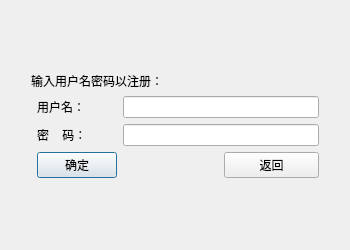
<?xml version="1.0" encoding="UTF-8"?>
<ui version="4.0">
 <class>RegistDialog</class>
 <widget class="QDialog" name="RegistDialog">
  <property name="geometry">
   <rect>
    <x>0</x>
    <y>0</y>
    <width>350</width>
    <height>250</height>
   </rect>
  </property>
  <property name="minimumSize">
   <size>
    <width>350</width>
    <height>250</height>
   </size>
  </property>
  <property name="maximumSize">
   <size>
    <width>350</width>
    <height>250</height>
   </size>
  </property>
  <property name="sizeIncrement">
   <size>
    <width>350</width>
    <height>250</height>
   </size>
  </property>
  <property name="baseSize">
   <size>
    <width>350</width>
    <height>250</height>
   </size>
  </property>
  <property name="windowTitle">
   <string>注册</string>
  </property>
  <layout class="QGridLayout" name="gridLayout">
   <item row="1" column="0">
    <layout class="QGridLayout" name="gridLayout_2">
     <property name="leftMargin">
      <number>20</number>
     </property>
     <property name="topMargin">
      <number>9</number>
     </property>
     <property name="rightMargin">
      <number>20</number>
     </property>
     <property name="bottomMargin">
      <number>9</number>
     </property>
     <item row="7" column="2" colspan="2">
      <widget class="QLineEdit" name="passwordLE">
       <property name="sizePolicy">
        <sizepolicy hsizetype="Expanding" vsizetype="Fixed">
         <horstretch>2</horstretch>
         <verstretch>0</verstretch>
        </sizepolicy>
       </property>
       <property name="echoMode">
        <enum>QLineEdit::Password</enum>
       </property>
      </widget>
     </item>
     <item row="3" column="0" colspan="4">
      <widget class="QLabel" name="label_4">
       <property name="sizePolicy">
        <sizepolicy hsizetype="Expanding" vsizetype="Fixed">
         <horstretch>0</horstretch>
         <verstretch>0</verstretch>
        </sizepolicy>
       </property>
       <property name="layoutDirection">
        <enum>Qt::LeftToRight</enum>
       </property>
       <property name="text">
        <string>输入用户名密码以注册：</string>
       </property>
       <property name="alignment">
        <set>Qt::AlignLeading|Qt::AlignLeft|Qt::AlignVCenter</set>
       </property>
       <property name="margin">
        <number>9</number>
       </property>
      </widget>
     </item>
     <item row="5" column="1">
      <widget class="QLabel" name="label_3">
       <property name="sizePolicy">
        <sizepolicy hsizetype="Expanding" vsizetype="Preferred">
         <horstretch>0</horstretch>
         <verstretch>0</verstretch>
        </sizepolicy>
       </property>
       <property name="text">
        <string>用户名：</string>
       </property>
       <property name="margin">
        <number>5</number>
       </property>
      </widget>
     </item>
     <item row="7" column="1">
      <widget class="QLabel" name="label_2">
       <property name="sizePolicy">
        <sizepolicy hsizetype="Expanding" vsizetype="Preferred">
         <horstretch>0</horstretch>
         <verstretch>0</verstretch>
        </sizepolicy>
       </property>
       <property name="text">
        <string>密    码：</string>
       </property>
       <property name="margin">
        <number>5</number>
       </property>
      </widget>
     </item>
     <item row="8" column="1">
      <widget class="QPushButton" name="conformBtn">
       <property name="sizePolicy">
        <sizepolicy hsizetype="Expanding" vsizetype="Fixed">
         <horstretch>0</horstretch>
         <verstretch>0</verstretch>
        </sizepolicy>
       </property>
       <property name="focusPolicy">
        <enum>Qt::StrongFocus</enum>
       </property>
       <property name="text">
        <string>确定</string>
       </property>
      </widget>
     </item>
     <item row="5" column="2" colspan="2">
      <widget class="QLineEdit" name="usernameLE">
       <property name="sizePolicy">
        <sizepolicy hsizetype="Expanding" vsizetype="Fixed">
         <horstretch>2</horstretch>
         <verstretch>0</verstretch>
        </sizepolicy>
       </property>
      </widget>
     </item>
     <item row="8" column="3">
      <widget class="QPushButton" name="returnBtn">
       <property name="sizePolicy">
        <sizepolicy hsizetype="Expanding" vsizetype="Fixed">
         <horstretch>0</horstretch>
         <verstretch>0</verstretch>
        </sizepolicy>
       </property>
       <property name="focusPolicy">
        <enum>Qt::TabFocus</enum>
       </property>
       <property name="text">
        <string>返回</string>
       </property>
      </widget>
     </item>
    </layout>
   </item>
  </layout>
 </widget>
 <tabstops>
  <tabstop>usernameLE</tabstop>
  <tabstop>passwordLE</tabstop>
  <tabstop>conformBtn</tabstop>
 </tabstops>
 <resources/>
 <connections/>
</ui>
